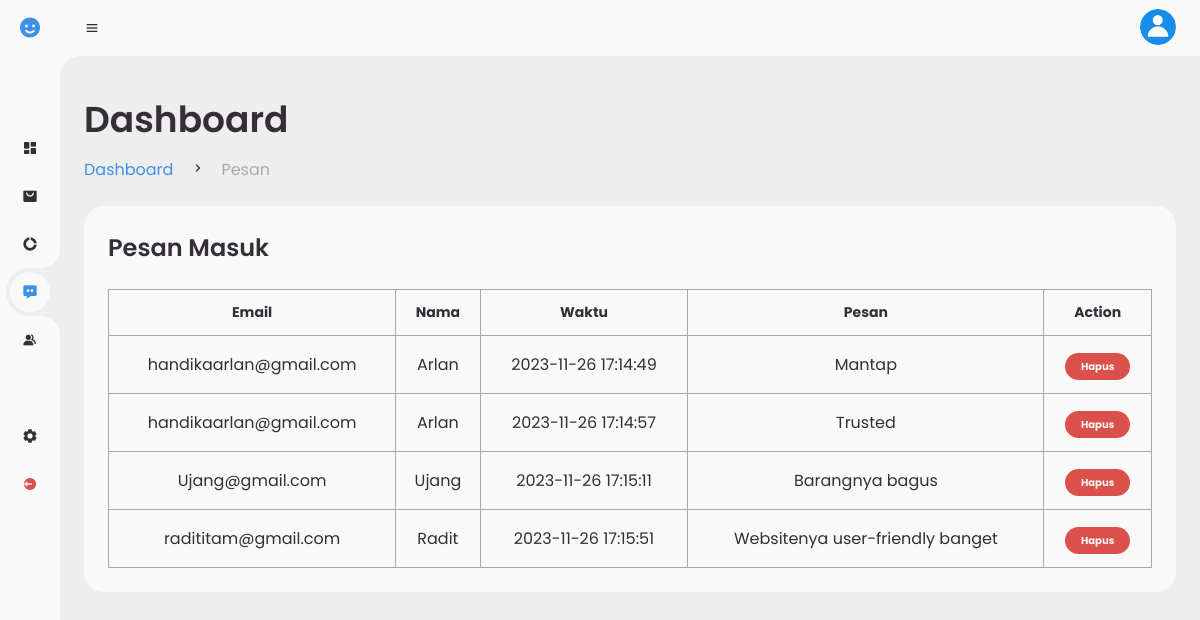
/admin/pesan.php (signed in), run on the app's committed database.
### tables this page shows
CREATE TABLE `kontak` (
  `id_kontak` int(11) NOT NULL,
  `nama` varchar(69) NOT NULL,
  `email` varchar(255) NOT NULL,
  `pesan` text NOT NULL,
  `waktu` timestamp NOT NULL DEFAULT current_timestamp() ON UPDATE current_timestamp()
);

### admin/pesan.php (the view, shortened to what this page needs)
<?php
require_once("../config/koneksi.php");
if(isset($_SESSION['valdi'])) {
?>
<!DOCTYPE html>
<html lang="id">
<head>
	<link href='https://unpkg.com/boxicons@2.0.9/css/boxicons.min.css' rel='stylesheet'>
	<link rel="stylesheet" href="assets/css/style.css">
</head>
<body>
	<section id="sidebar" class="hide">
		<a href="index.php" class="brand">
			<i class='bx bxs-smile'></i>
		</a>
		<ul class="side-menu top">
            <li>
				<a href="index.php">
					<i class='bx bxs-dashboard' ></i>
				</a>
            </li>
			<li>
				<a href="produk.php">
					<i class='bx bxs-shopping-bag-alt' ></i>
				</a>
			</li>
			<li>
				<a href="transaksi.php">
					<i class='bx bxs-doughnut-chart' ></i>
				</a>
			</li>
			<li class="active">
				<a href="pesan.php">
					<i class='bx bxs-message-dots' ></i>
				</a>
			</li>
			<li>
				<a href="user.php">
					<i class='bx bxs-group' ></i>
				</a>
			</li>
		</ul>
		<ul class="side-menu">
			<li>
				<a href="pengaturan.php">
					<i class='bx bxs-cog' ></i>
				</a>
			</li>
			<li>
				<a href="logout.php" class="logout">
					<i class='bx bxs-log-out-circle' ></i>
				</a>
			</li>
		</ul>
	</section>
	<section id="content">
		<nav>
			<i class='bx bx-menu' ></i>
			<a href="pengaturan.php" class="profile">
				<img src="assets/img/people.png">
			</a>
		</nav>
		<main>
			<div class="head-title">
				<div class="left">
					<h1>Dashboard</h1>
					<ul class="breadcrumb">
						<li>
							<a class="active" href="index.php">Dashboard</a>
						</li>
						<li><i class='bx bx-chevron-right' ></i></li>
						<li>
							<a href="#">Pesan</a>
						</li>
					</ul>
				</div>
			</div>
			<?php
$result = $koneksi->query('SELECT * FROM kontak');
if ($result) {
    if ($result->num_rows > 0) {
        ?>
        <div class="table-data">
            <div class="order">
                <div class="head">
                    <h3>Pesan Masuk</h3>
                </div>
                <table>
                    <thead>
                        <tr>
                            <th>Email</th>
                            <th>Nama</th>
                            <th>Waktu</th>
                            <th>Pesan</th>
                            <th>Action</th>
                        </tr>
                    </thead>
                    <tbody>
                        <?php
                        while ($obj = $result->fetch_object()) {
                            ?>
                            <tr>
                                <td><?php echo $obj->email; ?></td>
                                <td><?php echo $obj->nama; ?></td>
                                <td><?php echo $obj->waktu; ?></td>
                                <td><?php echo $obj->pesan; ?></td>
                                <td><a href="pesan-hapus.php?id=<?php echo $obj->id_kontak; ?>"><span class="status pendingg">Hapus</span></a></td>
                            </tr>
                        <?php
                        }
                        ?>
                    </tbody>
                </table>
            </div>
        </div>
		<?php
    }
}
?>
		</main>
	</section>
</body>
</html>
<?php
}
else {
	header("location:login.php");
}

### data on the page
kontak: email "handikaarlan@gmail.com", nama "Arlan", waktu "2023-11-26 17:14:49", pesan "Mantap"
kontak: email "handikaarlan@gmail.com", nama "Arlan", waktu "2023-11-26 17:14:57", pesan "Trusted"
kontak: email "Ujang@gmail.com", nama "Ujang", waktu "2023-11-26 17:15:11", pesan "Barangnya bagus"
kontak: email "radititam@gmail.com", nama "Radit", waktu "2023-11-26 17:15:51", pesan "Websitenya user-friendly banget"
